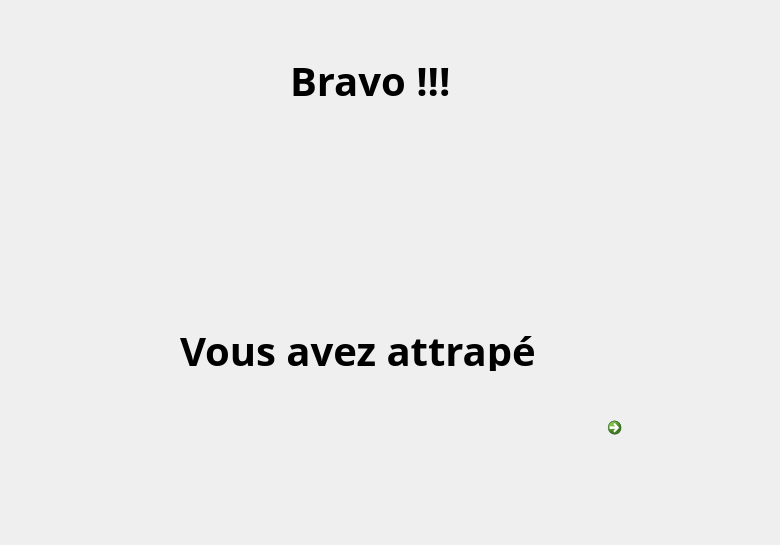
<?xml version="1.0" encoding="UTF-8"?>
<ui version="4.0">
 <class>Dialog</class>
 <widget class="QDialog" name="Dialog">
  <property name="geometry">
   <rect>
    <x>0</x>
    <y>0</y>
    <width>780</width>
    <height>545</height>
   </rect>
  </property>
  <property name="font">
   <font>
    <pointsize>30</pointsize>
   </font>
  </property>
  <property name="windowTitle">
   <string>Dialog</string>
  </property>
  <widget class="QLabel" name="Pokemon_Capture">
   <property name="geometry">
    <rect>
     <x>0</x>
     <y>-10</y>
     <width>781</width>
     <height>561</height>
    </rect>
   </property>
   <property name="text">
    <string/>
   </property>
   <property name="pixmap">
    <pixmap>../Images_interface/Capture.png</pixmap>
   </property>
   <property name="scaledContents">
    <bool>true</bool>
   </property>
  </widget>
  <widget class="QLabel" name="Pokemon_Attrape">
   <property name="geometry">
    <rect>
     <x>300</x>
     <y>140</y>
     <width>181</width>
     <height>181</height>
    </rect>
   </property>
   <property name="text">
    <string/>
   </property>
   <property name="scaledContents">
    <bool>true</bool>
   </property>
  </widget>
  <widget class="QLabel" name="Affichage">
   <property name="geometry">
    <rect>
     <x>180</x>
     <y>330</y>
     <width>431</width>
     <height>41</height>
    </rect>
   </property>
   <property name="font">
    <font>
     <family>Rockwell Extra Bold</family>
     <pointsize>30</pointsize>
     <weight>75</weight>
     <bold>true</bold>
    </font>
   </property>
   <property name="text">
    <string>Vous avez attrapé</string>
   </property>
   <property name="textFormat">
    <enum>Qt::AutoText</enum>
   </property>
   <property name="scaledContents">
    <bool>false</bool>
   </property>
  </widget>
  <widget class="QLabel" name="Affichage_2">
   <property name="geometry">
    <rect>
     <x>290</x>
     <y>50</y>
     <width>201</width>
     <height>61</height>
    </rect>
   </property>
   <property name="font">
    <font>
     <family>Rockwell Extra Bold</family>
     <pointsize>30</pointsize>
     <weight>75</weight>
     <bold>true</bold>
    </font>
   </property>
   <property name="text">
    <string>Bravo !!!</string>
   </property>
  </widget>
  <widget class="QLabel" name="Nom_pokemon">
   <property name="geometry">
    <rect>
     <x>190</x>
     <y>370</y>
     <width>401</width>
     <height>51</height>
    </rect>
   </property>
   <property name="font">
    <font>
     <family>Rockwell Extra Bold</family>
     <pointsize>30</pointsize>
     <weight>75</weight>
     <bold>true</bold>
     <strikeout>false</strikeout>
     <stylestrategy>PreferDefault</stylestrategy>
     <kerning>true</kerning>
    </font>
   </property>
   <property name="text">
    <string/>
   </property>
   <property name="alignment">
    <set>Qt::AlignCenter</set>
   </property>
  </widget>
  <widget class="QCommandLinkButton" name="PASS">
   <property name="geometry">
    <rect>
     <x>600</x>
     <y>410</y>
     <width>121</width>
     <height>111</height>
    </rect>
   </property>
   <property name="font">
    <font>
     <family>Segoe UI</family>
     <pointsize>16</pointsize>
     <weight>75</weight>
     <bold>true</bold>
    </font>
   </property>
   <property name="text">
    <string/>
   </property>
   <property name="icon">
    <iconset>
     <normaloff>../Images_interface/Pass.webp</normaloff>../Images_interface/Pass.webp</iconset>
   </property>
   <property name="iconSize">
    <size>
     <width>100</width>
     <height>100</height>
    </size>
   </property>
  </widget>
 </widget>
 <resources/>
 <connections/>
</ui>
